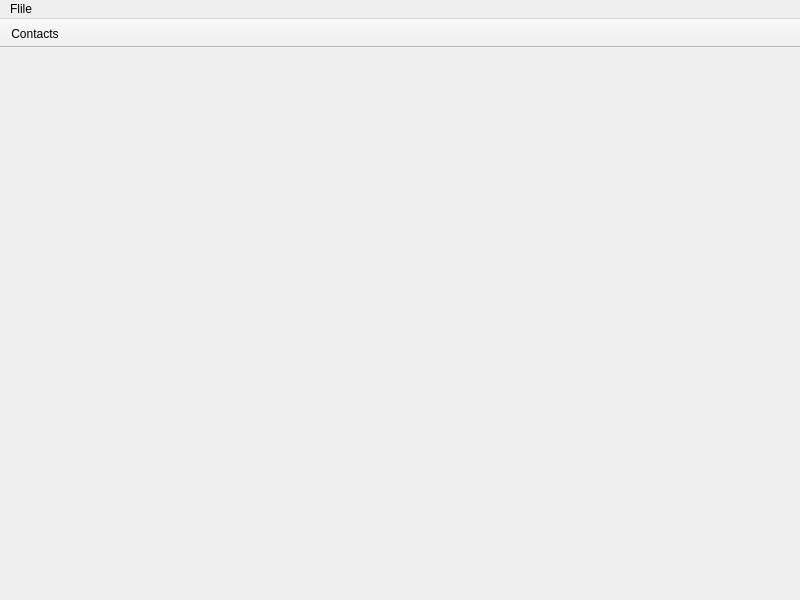
<?xml version="1.0" encoding="UTF-8"?>
<ui version="4.0">
 <class>MainWindow</class>
 <widget class="QMainWindow" name="MainWindow">
  <property name="geometry">
   <rect>
    <x>0</x>
    <y>0</y>
    <width>800</width>
    <height>600</height>
   </rect>
  </property>
  <property name="windowTitle">
   <string>KrkContacts</string>
  </property>
  <widget class="QWidget" name="centralwidget">
   <layout class="QVBoxLayout" name="verticalLayout">
    <item>
     <widget class="QStackedWidget" name="stackedWidget">
      <widget class="ContactsForm" name="pageContacts"/>
     </widget>
    </item>
   </layout>
  </widget>
  <widget class="QMenuBar" name="menubar">
   <property name="geometry">
    <rect>
     <x>0</x>
     <y>0</y>
     <width>800</width>
     <height>19</height>
    </rect>
   </property>
   <widget class="QMenu" name="menuFlile">
    <property name="title">
     <string>Flile</string>
    </property>
    <addaction name="actionQuit"/>
   </widget>
   <addaction name="menuFlile"/>
  </widget>
  <widget class="QToolBar" name="toolBar">
   <property name="windowTitle">
    <string>toolBar</string>
   </property>
   <property name="movable">
    <bool>false</bool>
   </property>
   <property name="floatable">
    <bool>false</bool>
   </property>
   <attribute name="toolBarArea">
    <enum>TopToolBarArea</enum>
   </attribute>
   <attribute name="toolBarBreak">
    <bool>false</bool>
   </attribute>
   <addaction name="actionContacts"/>
  </widget>
  <action name="actionQuit">
   <property name="text">
    <string>Quit</string>
   </property>
  </action>
  <action name="actionContacts">
   <property name="icon">
    <iconset resource="resources.qrc">
     <normaloff>:/pixmaps/user_edit.png</normaloff>:/pixmaps/user_edit.png</iconset>
   </property>
   <property name="text">
    <string>Contacts</string>
   </property>
  </action>
 </widget>
 <customwidgets>
  <customwidget>
   <class>ContactsForm</class>
   <extends>QWidget</extends>
   <header>contactsform.h</header>
   <container>1</container>
  </customwidget>
 </customwidgets>
 <resources>
  <include location="resources.qrc"/>
 </resources>
 <connections/>
</ui>
